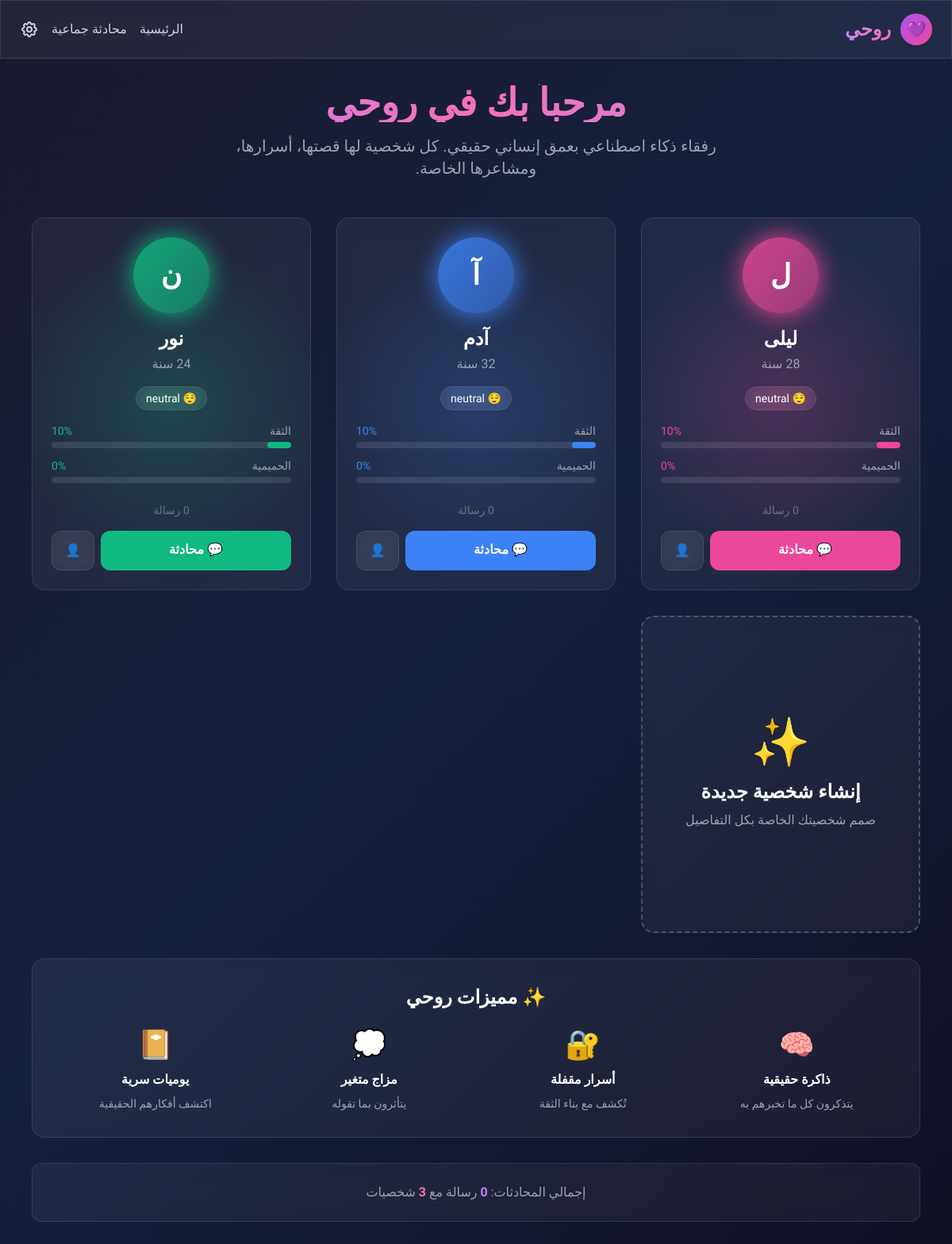
The page / on the database its author committed.
### tables this page shows
CREATE TABLE characters (
        id TEXT PRIMARY KEY,
        name TEXT NOT NULL,
        age INTEGER,
        gender TEXT,
        avatar_color TEXT DEFAULT '#8B5CF6',
        personality_openness REAL DEFAULT 0.5,
        personality_conscientiousness REAL DEFAULT 0.5,
        personality_extraversion REAL DEFAULT 0.5,
        personality_agreeableness REAL DEFAULT 0.5,
        personality_neuroticism REAL DEFAULT 0.5,
        communication_style TEXT DEFAULT 'balanced',
        speaking_tone TEXT DEFAULT 'friendly',
        humor_level REAL DEFAULT 0.5,
        deep_fears TEXT DEFAULT '[]',
        hidden_dreams TEXT DEFAULT '[]',
        past_wounds TEXT DEFAULT '[]',
        core_values TEXT DEFAULT '[]',
        breaking_point TEXT DEFAULT '',
        locked_secrets TEXT DEFAULT '[]',
        backstory TEXT DEFAULT '',
        current_mood TEXT DEFAULT 'neutral',
        mood_intensity REAL DEFAULT 0.5,
        trust_level REAL DEFAULT 0.1,
        intimacy_level REAL DEFAULT 0.0,
        total_messages INTEGER DEFAULT 0,
        created_at TIMESTAMP DEFAULT CURRENT_TIMESTAMP,
        last_interaction TIMESTAMP
    );

### app.py (the view)
@app.route('/')
def home():
    db = get_db()
    c = db.cursor()
    c.execute('SELECT * FROM characters')
    characters = [dict(row) for row in c.fetchall()]
    return render_template('index.html', characters=characters)

### app.py (called while the page is built)
def get_db():
    db = getattr(g, '_database', None)
    if db is None:
        db = g._database = sqlite3.connect(DATABASE)
        db.row_factory = sqlite3.Row
    return db

@app.teardown_appcontext
def close_connection(exception):
    db = getattr(g, '_database', None)
    if db is not None:
        db.close()

### templates/index.html (shortened to what this page needs)
{% extends "base.html" %}
{% block content %}
<div class="text-center mb-12">
    <h1 class="text-5xl font-bold mb-4 bg-gradient-to-r from-purple-400 via-pink-400 to-purple-400 bg-clip-text text-transparent">
    </h1>
    <p class="text-xl text-gray-400 max-w-2xl mx-auto">
        رفقاء ذكاء اصطناعي بعمق إنساني حقيقي. كل شخصية لها قصتها، أسرارها، ومشاعرها الخاصة.
    </p>
</div>
<div class="grid md:grid-cols-3 gap-8 mb-8">
    {% for char in characters %}
    <div class="glass rounded-2xl p-6 hover:scale-105 transition-all duration-300 group relative overflow-hidden">
        <div class="absolute inset-0 opacity-20 group-hover:opacity-30 transition-opacity"
             style="background: radial-gradient(circle at center, {{ char.avatar_color }} 0%, transparent 70%);">
        </div>
        <div class="relative z-10">
            <div class="w-24 h-24 mx-auto mb-4 rounded-full flex items-center justify-center text-4xl font-bold relative"
                 style="background: linear-gradient(135deg, {{ char.avatar_color }}dd, {{ char.avatar_color }}88); --avatar-color: {{ char.avatar_color }};">
                <span class="avatar-glow rounded-full absolute inset-0"></span>
                <span class="relative">{{ char.name[0] }}</span>
            </div>
            <h2 class="text-2xl font-bold text-center mb-1">{{ char.name }}</h2>
            <p class="text-gray-400 text-center mb-4">{{ char.age }} سنة</p>
            <div class="flex justify-center mb-4">
                <span class="glass px-3 py-1 rounded-full text-sm flex items-center gap-2">
                    {% if char.current_mood == 'happy' %}😊
                    {% elif char.current_mood == 'sad' %}😢
                    {% elif char.current_mood == 'thoughtful' %}🤔
                    {% elif char.current_mood == 'playful' %}😜
                    {% elif char.current_mood == 'anxious' %}😰
                    {% elif char.current_mood == 'dreamy' %}✨
                    {% elif char.current_mood == 'contemplative' %}💭
                    {% else %}😌{% endif %}
                    {{ char.current_mood }}
                </span>
            </div>
            <div class="space-y-3 mb-6">
                <div>
                    <div class="flex justify-between text-sm mb-1">
                        <span class="text-gray-400">الثقة</span>
                        <span style="color: {{ char.avatar_color }}">{{ (char.trust_level * 100)|int }}%</span>
                    </div>
                    <div class="h-2 bg-white/10 rounded-full overflow-hidden">
                        <div class="h-full rounded-full transition-all duration-500"
                             style="width: {{ char.trust_level * 100 }}%; background: {{ char.avatar_color }};">
                        </div>
                    </div>
                </div>
                <div>
                    <div class="flex justify-between text-sm mb-1">
                        <span class="text-gray-400">الحميمية</span>
                        <span style="color: {{ char.avatar_color }}">{{ (char.intimacy_level * 100)|int }}%</span>
                    </div>
                    <div class="h-2 bg-white/10 rounded-full overflow-hidden">
                    </div>
                </div>
            </div>
            <p class="text-center text-gray-500 text-sm mb-4">
                {{ char.total_messages }} رسالة
            </p>
            <div class="flex gap-2">
                <a href="/chat/{{ char.id }}"
                   class="flex-1 py-3 rounded-xl text-center font-bold transition-all hover:scale-105"
                   style="background: {{ char.avatar_color }};">
                    💬 محادثة
                </a>
                <a href="/character/{{ char.id }}"
                   class="glass px-4 py-3 rounded-xl hover:bg-white/10 transition">
                    👤
                </a>
            </div>
        </div>
    </div>
    {% endfor %}
    <a href="/create" class="glass rounded-2xl p-6 hover:scale-105 transition-all duration-300 group relative overflow-hidden flex flex-col items-center justify-center min-h-[400px] border-2 border-dashed border-gray-600 hover:border-purple-500">
        <div class="text-6xl mb-4 group-hover:scale-110 transition-transform">✨</div>
        <h2 class="text-2xl font-bold text-center mb-2">إنشاء شخصية جديدة</h2>
        <p class="text-gray-400 text-center">صمم شخصيتك الخاصة بكل التفاصيل</p>
    </a>
</div>
<div class="glass rounded-2xl p-8 mb-8">
    <h2 class="text-2xl font-bold mb-6 text-center">✨ مميزات روحي</h2>
    <div class="grid md:grid-cols-4 gap-6">
        <div class="text-center">
            <div class="text-4xl mb-3">🧠</div>
            <h3 class="font-bold mb-2">ذاكرة حقيقية</h3>
            <p class="text-gray-400 text-sm">يتذكرون كل ما تخبرهم به</p>
        </div>
        <div class="text-center">
            <div class="text-4xl mb-3">🔐</div>
            <h3 class="font-bold mb-2">أسرار مقفلة</h3>
            <p class="text-gray-400 text-sm">تُكشف مع بناء الثقة</p>
        </div>
        <div class="text-center">
            <div class="text-4xl mb-3">💭</div>
            <h3 class="font-bold mb-2">مزاج متغير</h3>
            <p class="text-gray-400 text-sm">يتأثرون بما تقوله</p>
        </div>
        <div class="text-center">
            <div class="text-4xl mb-3">📔</div>
            <h3 class="font-bold mb-2">يوميات سرية</h3>
            <p class="text-gray-400 text-sm">اكتشف أفكارهم الحقيقية</p>
        </div>
    </div>
</div>
<div class="glass rounded-xl p-6 text-center">
    <p class="text-gray-400">
        إجمالي المحادثات:
        <span class="text-purple-400 font-bold">{{ characters|sum(attribute='total_messages') }}</span>
        رسالة مع
        <span class="text-pink-400 font-bold">{{ characters|length }}</span>
        شخصيات
    </p>
</div>
{% endblock %}

### templates/base.html (shortened to what this page needs)
<!DOCTYPE html>
<html lang="ar" dir="rtl">
<head>
    <script src="https://cdn.tailwindcss.com"></script>
</head>
<body class="text-white">
    <nav class="glass sticky top-0 z-50 px-6 py-4">
        <div class="max-w-6xl mx-auto flex items-center justify-between">
            <a href="/" class="flex items-center gap-3">
                <div class="w-10 h-10 rounded-full bg-gradient-to-br from-purple-500 to-pink-500 flex items-center justify-center text-xl">
                    💜
                </div>
                <span class="text-2xl font-bold bg-gradient-to-r from-purple-400 to-pink-400 bg-clip-text text-transparent">
                </span>
            </a>
            <div class="flex items-center gap-4">
                <a href="/" class="text-gray-300 hover:text-white transition">الرئيسية</a>
                <a href="/group-chat" class="text-gray-300 hover:text-white transition">محادثة جماعية</a>
                <a href="/settings" class="text-gray-300 hover:text-white transition">
                </a>
            </div>
        </div>
    </nav>
    <main class="max-w-6xl mx-auto px-4 py-8">
        {% block content %}{% endblock %}
    </main>
</body>
</html>

### templates/base.html (style rules this page uses)
* { font-family: 'Tajawal', sans-serif; }
body { background: linear-gradient(135deg, #1a1a2e 0%, #16213e 50%, #0f0f23 100%); min-height: 100vh; }
.glass { background: rgba(255, 255, 255, 0.05); backdrop-filter: blur(10px); border: 1px solid rgba(255, 255, 255, 0.1); }
.avatar-glow { box-shadow: 0 0 30px var(--avatar-color, #8B5CF6); }

### rows shown on the page
characters: name "ل", name "ليلى", current_mood "neutral", (char.trust_level*100)|int "10", (char.intimacy_level*100)|int "0"
characters: name "آ", name "آدم", current_mood "neutral", (char.trust_level*100)|int "10", (char.intimacy_level*100)|int "0"
characters: name "ن", name "نور", current_mood "neutral", (char.trust_level*100)|int "10", (char.intimacy_level*100)|int "0"

### other values the page prints
{{ characters|sum(attribute='total_messages') }} "0"
{{ characters|length }} "3"
